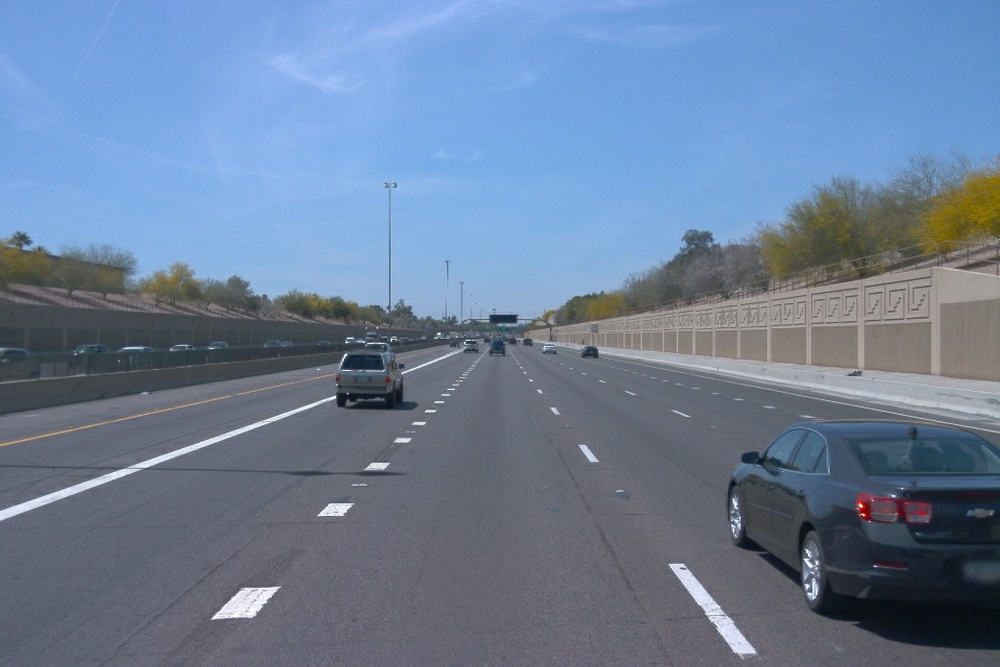
#> input picture course-02/exercise/03-intro-camera-sensor/exercise-3/data/images/segment-12273083120751993429_7285_000_7305_000_with_camera_labels_10.png, 1000 x 667 px, shrunk from 1920 x 1280 before the run; its folder holds only this picture in this run
$ python statistics.py
#> lines starting #> are read from the running program, lines starting #| are printed output that depends on the picture
### course-02/exercise/03-intro-camera-sensor/exercise-2/utils.py
import numpy as np


def check_results(mean, std):
    # calculate L1 distance
    gt_mean = np.array([ 95.30968145, 110.46818685, 123.70005162])
    mean_dst = np.sum(np.abs(np.array(mean) - gt_mean))
    assert mean_dst < 0.0001, 'The mean calculation is incorrect.'

    gt_std = np.array([47.02613582, 52.31789603, 59.47874234])
    std_dst = np.sum(np.abs(np.array(std) - gt_std))
    assert std_dst < 0.0001, 'The std calculation is incorrect.'
    print('Congrats, all calculations are correct!')

### course-02/exercise/03-intro-camera-sensor/exercise-2/statistics.py
import glob

import matplotlib.pyplot as plt
import numpy as np
from PIL import Image, ImageStat

from utils import check_results

def calculate_mean_std(image_list):
    """
    calculate mean and std of image list
    args:
    - image_list [list[str]]: list of image paths
    returns:
    - mean [array]: 1x3 array of float, channel wise mean
    - std [array]: 1x3 array of float, channel wise std
    """
    # IMPLEMENT THIS FUNCTION
    means = []
    stds = []
    for path in image_list:
        img = Image.open(path).convert('RGB')
#> img is the input picture: PIL image 1000x667 RGB; mean R, G, B 107.5, 126.8, 153.3
        stat = ImageStat.Stat(img)
        means.append(np.array(stat.mean))
        stds.append(np.array(stat.var)**0.5)

    total_mean = np.mean(means, axis=0)
#> total_mean = [107.5, 126.8, 153.3]
    total_std = np.mean(stds, axis=0)
#> total_std = [30.53, 41.79, 62.57]

    return total_mean, total_std


def channel_histogram(image_list):
    """
    calculate channel wise pixel value
    args:
    - image_list [list[str]]: list of image paths
    """
    # IMPLEMENT THIS FUNCTION
    red = []
    green = []
    blue = []
    for path in image_list:
        img = np.array(Image.open(path).convert('RGB'))
        R, G, B = img[..., 0], img[..., 1], img[..., 2]
        red.extend(R.flatten().tolist())
        green.extend(G.flatten().tolist())
        blue.extend(B.flatten().tolist())

    bins = np.arange(257)
    plt.figure()
    plt.hist(red, bins=bins, density=True, alpha=0.4, color='r', label='Red')
    plt.hist(green, bins=bins, density=True, alpha=0.4, color='g', label='Green')
    plt.hist(blue, bins=bins, density=True, alpha=0.4, color='b', label='Blue')
    plt.xlim(0, 255)
    plt.xlabel('Pixel value')
    plt.ylabel('Density')
    plt.legend()
    plt.show()

if __name__ == "__main__":
    image_list = glob.glob('data/images/*')
    mean, std = calculate_mean_std(image_list)
#> mean = [107.5, 126.8, 153.3]; std = [30.53, 41.79, 62.57]
    channel_histogram(image_list[:2])
#> in channel_histogram, `R, G, B = img[..., 0], img[..., 1], img[..., 2]`:
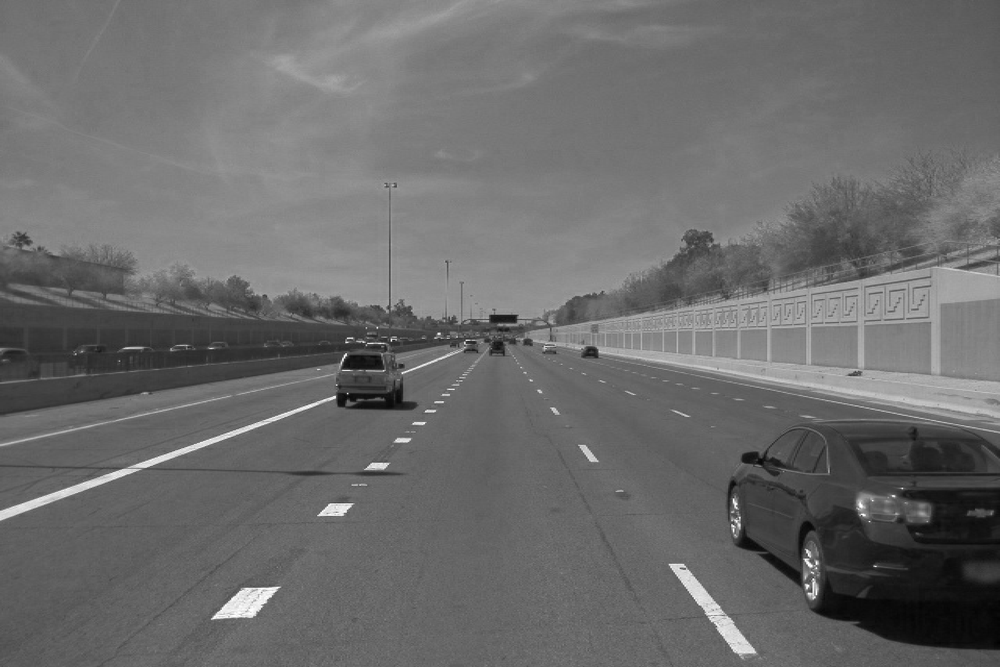
#> R: shape (667, 1000); min 1, max 255, mean 107.5
#> in channel_histogram, `R, G, B = img[..., 0], img[..., 1], img[..., 2]`:
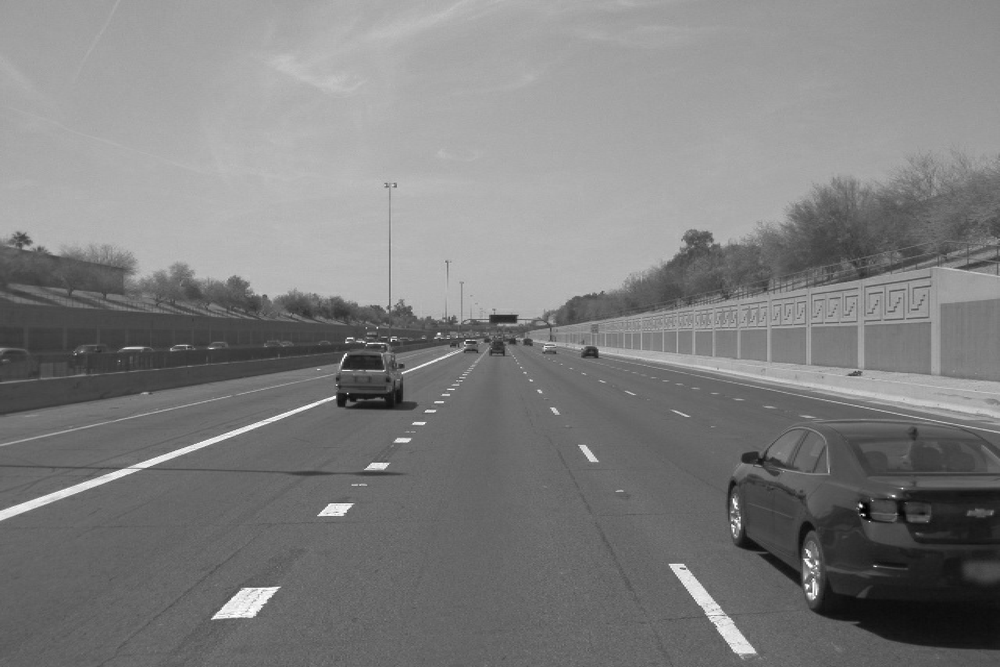
#> G: shape (667, 1000); min 0, max 255, mean 126.8
#> in channel_histogram, `R, G, B = img[..., 0], img[..., 1], img[..., 2]`:
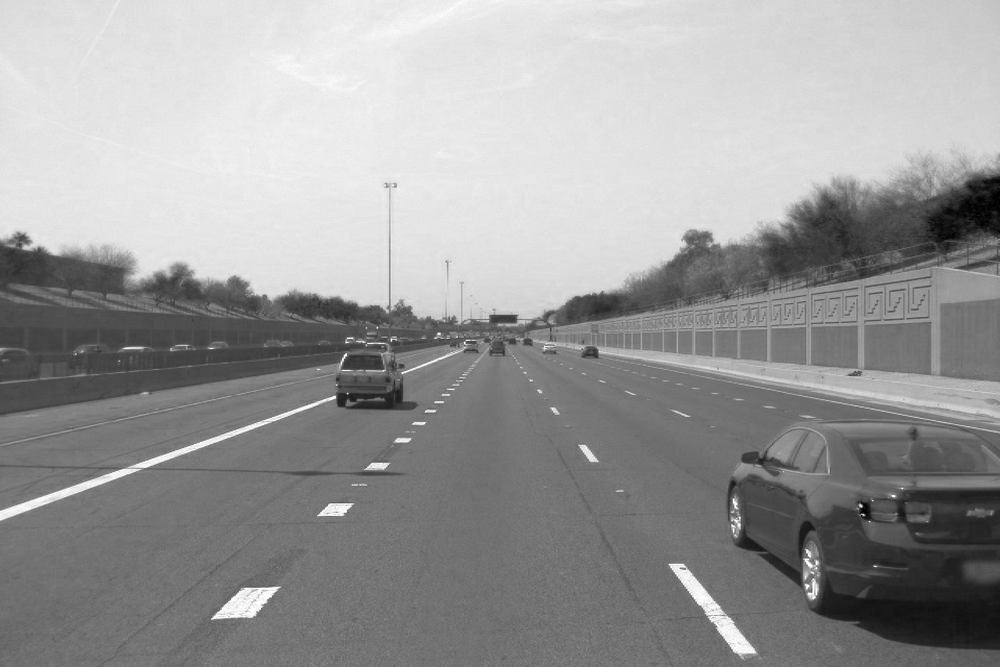
#> B: shape (667, 1000); min 0, max 255, mean 153.3
#> in channel_histogram, `plt.show()`:
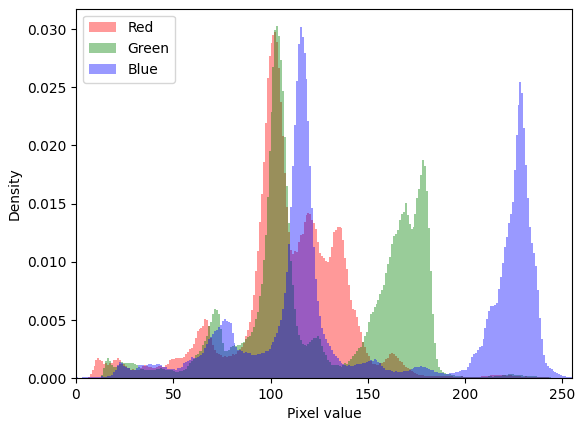
#> figure drawn by matplotlib, 1 panel; tallest bar 0.0298 high, from x = 102 to 103; tallest bar 0.0303 high, from x = 103 to 104; tallest bar 0.0302 high, from x = 115 to 116
    check_results(mean, std)
#> in check_results, `mean_dst = np.sum(np.abs(np.array(mean) - gt_mean))`: mean_dst = 58.15
#> (the run stopped early here; a loop or call above may not have finished)
